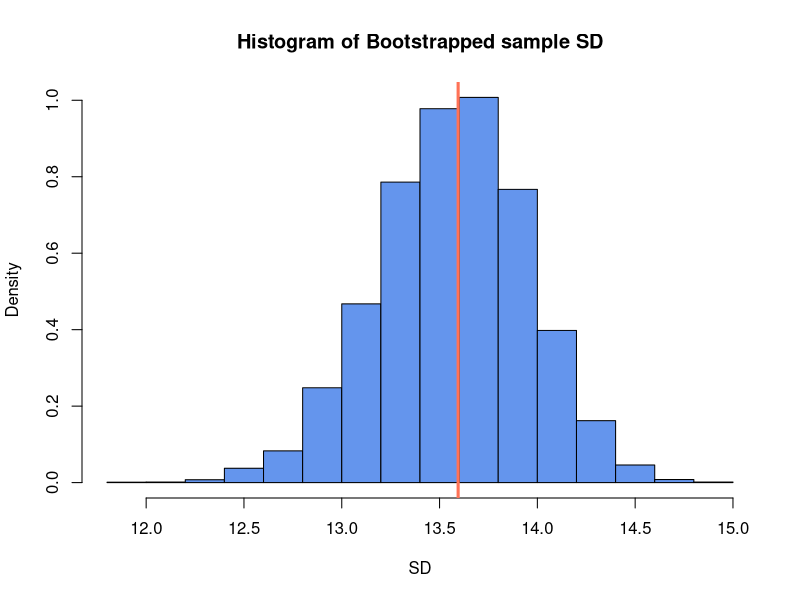
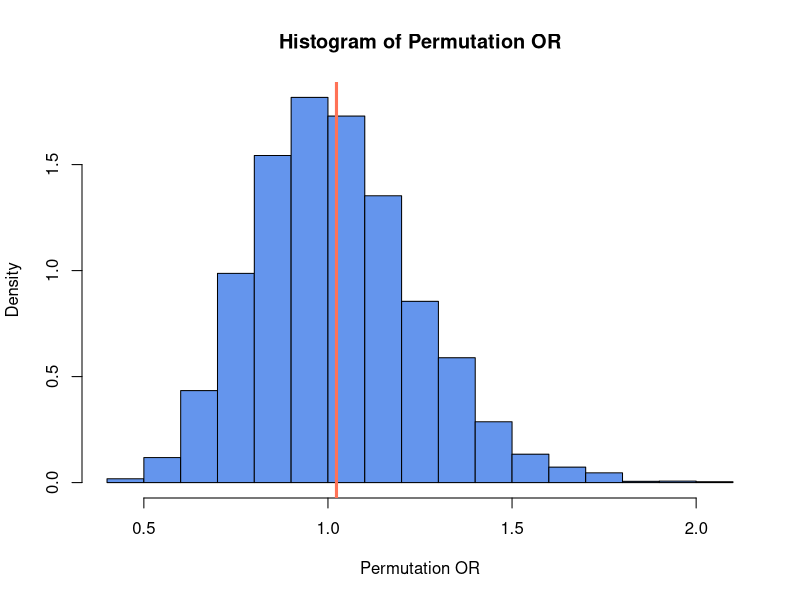
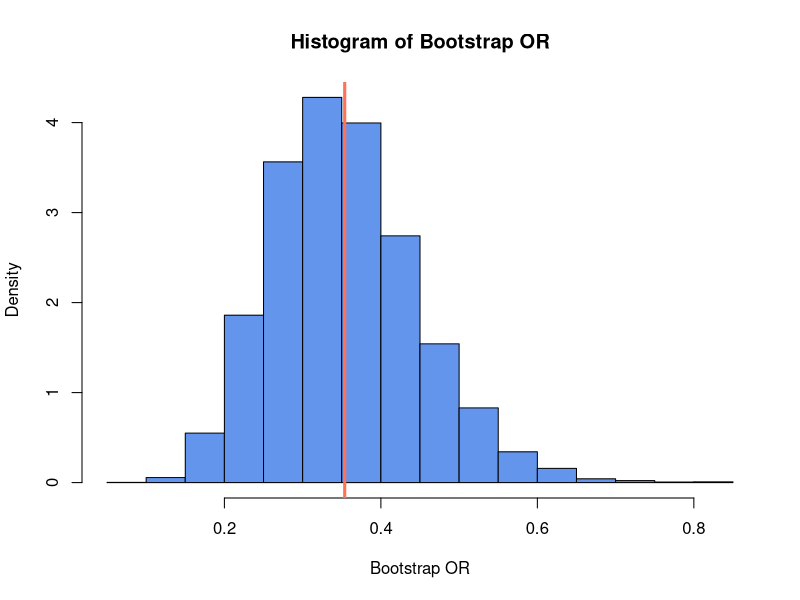

Write R code to recreate these figures, in order.
# question 2-a
origin_sd <- sd(faithful$waiting)
bt_size <- 10000
sample_size <- length(faithful$waiting)
bt_result <- rep(NA, bt_size)

for (ii in 1:bt_size) {
  index <- sample(sample_size, sample_size, replace=T)
  bt_dt <- faithful$waiting[index]
  bt_result[ii] <- sd(bt_dt)
}

hist(bt_result, probability=T, col='cornflowerblue', xlab='SD',
     ylab='Density', main='Histogram of Bootstrapped sample SD')
abline(v=origin_sd, lwd=3, lty=1, col='coral1')

# question 2-b
bt_var <- sd(bt_result)^2
bt_mse <- mean((bt_result - origin_sd)^2)

# question 2-c
bt_sd <- sd(bt_result)
lower_bd <- origin_sd + qnorm(0.975) * bt_sd
upper_bd <- origin_sd - qnorm(0.975) * bt_sd

quantile(bt_result, c(0.025, 0.975))

# question 2-d
bt_sd <- sd(bt_result)

p_value <- 2 * pnorm(origin_sd, 15, bt_sd)

#question 3-a
admission_dt <- UCBAdmissions[,,1]

origin_or <- (admission_dt[1,1] * admission_dt[2,2]) / 
  (admission_dt[2,1] * admission_dt[1,2])

n_male <- admission_dt[1,1] + admission_dt[2,1]
n_female <- admission_dt[1,2] + admission_dt[2,2]
n <- n_male + n_female

data_pull <- c(rep(1, admission_dt[1,1] + admission_dt[1,2]), 
               rep(0, admission_dt[2,1] + admission_dt[2,2]))

N <- 10000
bt_per_or <- rep(NA, N)
for (ii in 1:N) {
  sp_index <- sample(n, n, replace=T)
  sp_dt <- data_pull[sp_index]
  sp_male <- sp_dt[1:n_male]
  sp_female <- sp_dt[(n_male+1):n]
  male_admit <- sum(sp_male)
  male_reject <- length(sp_male) - male_admit
  female_admit <- sum(sp_female)
  female_reject <- length(sp_female) - female_admit
  sp_or <- (male_admit * female_reject) / (male_reject * female_admit)
  bt_per_or[ii] <- sp_or
}

bt_per_mse <- mean((bt_per_or - origin_or)^2)

# question 3-b
hist(bt_per_or, probability=T, xlab='Permutation OR', ylab='Density', col='cornflowerblue',
     main='Histogram of Permutation OR')
abline(v=mean(mean(bt_per_or)), lwd=3, lty=1, col='coral1')

bt_per_sd <- sd(bt_per_or)
p_value <- 2 * pnorm(origin_or, 1, bt_per_sd)

# question 3-c
male_dt <- c(rep(1, admission_dt[1,1]), rep(0, admission_dt[2,1]))
female_dt <- c(rep(1, admission_dt[1,2]), rep(0, admission_dt[2,2]))

bt_ep_or <- rep(NA, N)
for (ii in 1:N) {
  male_index <- sample(n_male, n_male, replace=T)
  female_index <- sample(n_female, n_female, replace=T)
  sp_male <- male_dt[male_index]
  sp_female <- female_dt[female_index]
  male_adm <- sum(sp_male)
  male_reject <- n_male - male_adm
  female_adm <- sum(sp_female)
  female_reject <- n_female - female_adm
  sp_or <- (male_adm * female_reject) / (male_reject * female_adm)
  bt_ep_or[ii] <- sp_or
}

bt_ep_mse <- mean((bt_ep_or - origin_or)^2)

hist(bt_ep_or, probability=T, xlab='Bootstrap OR', ylab='Density', col='cornflowerblue',
     main='Histogram of Bootstrap OR')
abline(v=mean(mean(bt_ep_or)), lwd=3, lty=1, col='coral1')


bt_ep_sd <- sd(bt_ep_or)
p_value <- 2 * pnorm(origin_or, 1, bt_ep_sd)
